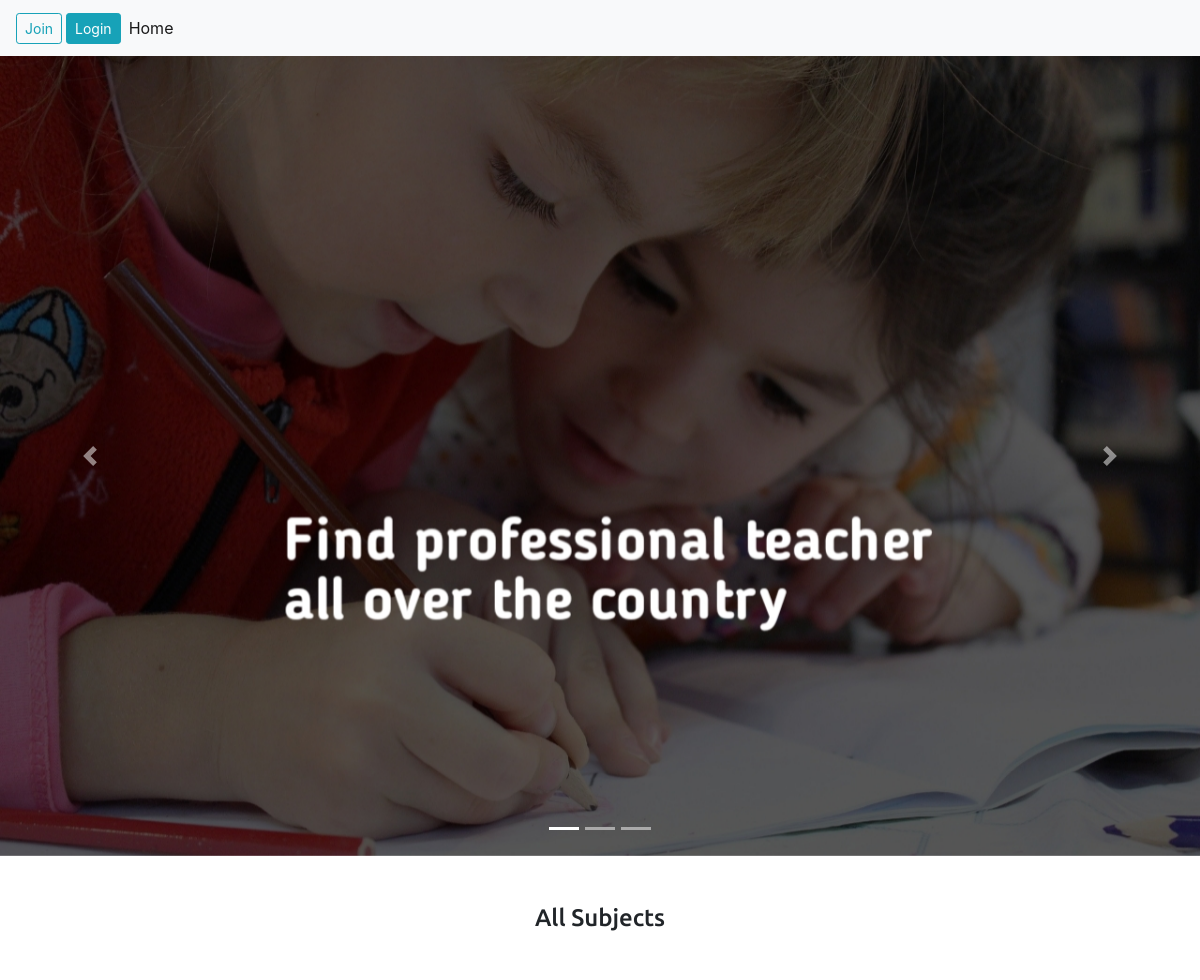
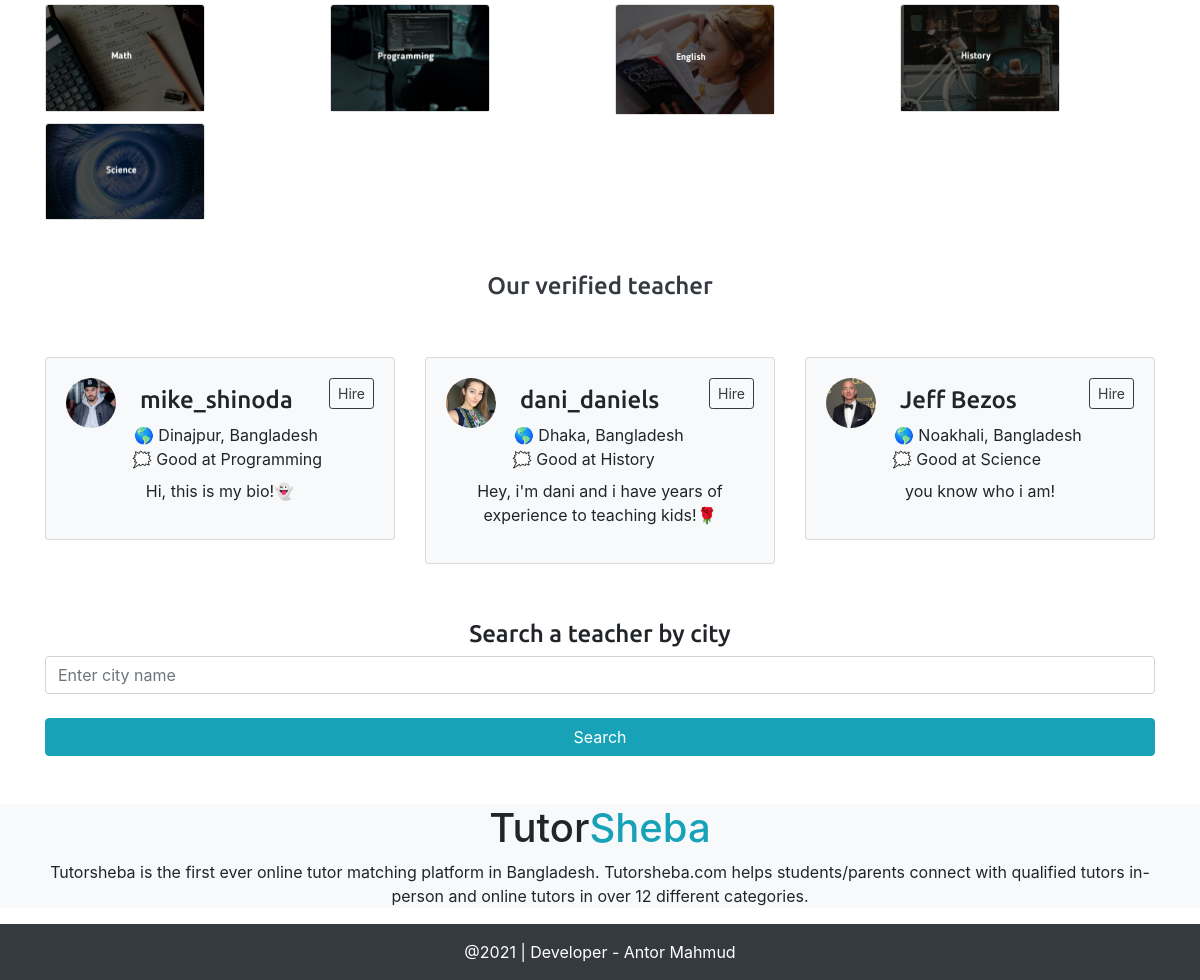
The page / on the database its author committed (2 pictures, top to bottom).
### teacher/models.py (models this page shows, shortened)
class Subject(models.Model):
	name = models.CharField(max_length=20)
	thumbnail = models.FileField(upload_to='media/category')
	def __str__(self):
		return self.name

class Teacher(models.Model):
	user = models.OneToOneField(User, on_delete=models.CASCADE)
	profile_pic = models.FileField(upload_to='media/teacher', default='static/stud.jpg', null=True)
	is_verified= models.BooleanField(default=False)
	city = models.CharField(max_length=50, null=True)
	bio= models.TextField(null=True)
	subjects = models.ForeignKey(Subject, on_delete=models.CASCADE, null=True)

### account/models.py (models this page shows)
class User(AbstractUser):
	is_teacher = models.BooleanField(default=False)
	is_student = models.BooleanField(default=False)

### account/views.py (the view)
# urls.py: path('', home, name='home'),
def home(request):
	allCategory = Subject.objects.all()
	verifiedTeacher = Teacher.objects.filter(is_verified=True)
	context={
			'allcats':allCategory,
			'verified': verifiedTeacher
	}
	return render(request, 'home.html', context)

### templates/home.html (shortened to what this page needs)
{% extends 'base.html' %}
{% block body%}
{% load static %}
   <div id="carouselExampleIndicators" class="carousel slide" data-ride="carousel">
  <ol class="carousel-indicators">
    <li data-target="#carouselExampleIndicators" data-slide-to="0" class="active"></li>
    <li data-target="#carouselExampleIndicators" data-slide-to="1"></li>
    <li data-target="#carouselExampleIndicators" data-slide-to="2"></li>
  </ol>
  <div class="carousel-inner">
    <div class="carousel-item active">
      <img class="d-block w-100" src="{% static 'slider/slider1.jpg' %}" alt="First slide">
    </div>
  </div>
  <a class="carousel-control-prev" href="#carouselExampleIndicators" role="button" data-slide="prev">
    <span class="carousel-control-prev-icon" aria-hidden="true"></span>
  </a>
  <a class="carousel-control-next" href="#carouselExampleIndicators" role="button" data-slide="next">
    <span class="carousel-control-next-icon" aria-hidden="true"></span>
  </a>
</div>
<center class="my-5">
  <h4>All Subjects</h4>
</center>
<div class="container">
<div class="row">
{% for c in allcats %}
  <div class="my-1 col-6 col-md-4 col-lg-3">
    <div class="card" style="width: 10rem;">
<a href="{% url 'subjects' c.id %}">  <img class="card-img-top" src="{{c.thumbnail.url}}" alt="{{c.name}}"> </a>
</div>
  </div>
  {% endfor %}
</div>
</div>
<center class="my-5">
  <h4 class="text-dark">Our verified teacher</h4>
</center>
<div class="container">
  <div class="row">
  {% for v in verified %}
    <div class="my-2 col-12 col-md-6 col-lg-4">
 <div class="bg-light card">
  <div class="card-body">
     <div class="circular">
     {% if v.profile_pic %}
       <img src="{{v.profile_pic.url}}" alt="" />
       {% endif %}
     </div>
    <div class="float-right">
    <a href="{% url 'hire' v.user %}" class="btn btn-sm btn-outline-dark">Hire</a>
    </div>
     <h4 class="m-2"><span class="text-light">Hi</span>{{v.user}}</h4>
     <div class="cbody">
        <span class="text-light">hi</span> 🌎 {{v.city}}
     </div>
     <div>
     <span class="ml-5 text-light">hi</span> 🗯 Good at {{v.subjects}}
     </div>
     <div>
     <center>
       <p class="mt-2">{{v.bio}}</p>
       </center>
     </div>
  </div>
</div>
    </div>
      {% endfor %}
  </div>
</div>
<div class="my-5 container">
  <center>
    <h4>Search a teacher by city</h4>
  </center>
  <form action="{% url 'search' %}" method="POST">
    <input class="form-control" type="text" name="q" placeholder="Enter city name" />
  <br />
  <button class="btn btn-info w-100" type="submit">Search</button>
</form>
</div>
<section class="footer bg-light">
  <center>
  <h1>Tutor<span class="text-info">Sheba</span></h1>
  <p class="container">Tutorsheba is the first ever online tutor matching platform in Bangladesh. Tutorsheba.com helps students/parents connect with qualified tutors in-person and online tutors in over 12 different categories.</p>
  </center>
</section>
<section class="p-3 text-white bg-dark copyright">
  <center>
  @2021 | Developer - Antor Mahmud
  </center>
</section>
{% endblock %}

### templates/base.html (shortened to what this page needs)
<!doctype html>
<html lang="en">
  <head>
  {% load static %}
    <link rel="stylesheet" href="https://stackpath.bootstrapcdn.com/bootstrap/4.3.1/css/bootstrap.min.css">
  </head>
  <body class="">
    <nav class="navbar navbar-expand-lg navbar-light bg-light">
  {% if user.is_authenticated %}
  {% if user.is_teacher %}
  <div class="bg-light dropdown">
  <button class="bg-light border-0 shadow-none btn btn-secondary dropdown-toggle" type="button" id="dropdownMenuButton" data-toggle="dropdown" aria-haspopup="true" aria-expanded="false">
    <div class="circular">
    {% if user.teacher.profile_pic %}
    <img src="{{user.teacher.profile_pic.url}}">
    {% endif %}
    </div>
  </button>
  <div class="dropdown-menu mr-2" aria-labelledby="dropdownMenuButton">
    <a class="dropdown-item" href="{% url 'tupdate' %}">Edit Profile</a>
    <a class="dropdown-item" href="{% url 'spost' %}">Student Posts</a>
    <a class="dropdown-item" href="{% url 'htInfo' %}">Hiring</a>
    <hr>
    <a class="dropdown-item" href="{% url 'logout' %}">Logout</a>
  </div>
</div>
{% endif %}
{% if user.is_student %}
  <div class="bg-light dropdown">
  <button class="bg-light border-0 shadow-none btn btn-secondary dropdown-toggle" type="button" id="dropdownMenuButton" data-toggle="dropdown" aria-haspopup="true" aria-expanded="false">
    <div class="circular">
    {% if user.student.profile_pic %}
    <img src="{{user.student.profile_pic.url}}">
    {% endif %}
    </div>
  </button>
  <div class="dropdown-menu mr-2" aria-labelledby="dropdownMenuButton">
    <a class="dropdown-item" href="{% url 'supdate' %}">Edit Profile</a>
    <a class="dropdown-item" href="{% url 'post' %}">Post Request</a>
    <a class="dropdown-item" href="{% url 'hsInfo' %}">Hiring</a>
    <hr>
    <a class="dropdown-item" href="{% url 'logout' %}">Logout</a>
  </div>
</div>
{% endif %}
  {% else %}
  <a class="ml-auto btn btn-outline-info btn-sm" href="{% url 'join' %}">Join</a>
    <a class="ml-1 btn btn-info btn-sm" href="{% url 'login' %}">Login</a>
    {% endif %}
  <div class="collapse navbar-collapse" id="navbarTogglerDemo03">
    <ul class="navbar-nav mr-auto mt-2 mt-lg-0">
      <li class="nav-item active">
        <a class="nav-link" href="{% url 'home' %}">Home <span class="sr-only">(current)</span></a>
      </li>
    </ul>
  </div>
</nav>
    {% block body %}
    {% endblock %}
  </body>
</html>

### templates/base.html (style rules this page uses)
a { text-decoration: none; }
h4 { font-family: 'Ubuntu', sans-serif; }
.circular { float: left; width: 50px; height: 50px; -webkit-border-radius: 50%; -moz-border-radius: 50%; border-radius: 50%; overflow:hidden; }
.circular img { width:100%; }

### rows shown on the page
Subject: thumbnail (picture)
Subject: thumbnail (picture)
Subject: thumbnail (picture)
Subject: thumbnail (picture)
Subject: thumbnail (picture)
Teacher: profile_pic (picture), user "mike_shinoda", city "Dinajpur, Bangladesh", subjects "Programming", bio "Hi, this is my bio!👻"
Teacher: profile_pic (picture), user "dani_daniels", city "Dhaka, Bangladesh", subjects "History", bio "Hey, i'm dani and i have years of experience to teaching kids!🌹"
Teacher: profile_pic (picture), user "Jeff Bezos", city "Noakhali, Bangladesh", subjects "Science", bio "you know who i am!"
